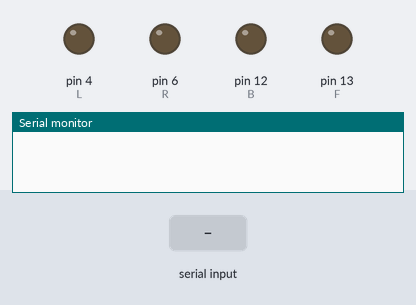
This sketch was run on a simulated Arduino Uno, built with avr-gcc and run on an emulated ATmega328P. Parts: output pins drawn as LEDs (lit = HIGH), the last lines printed to the serial monitor. The test bench sets the inputs (shaded band).

Above: at 1.2 s.
1.3 s: byte 1 (1) received over Serial
At 2.2 s:
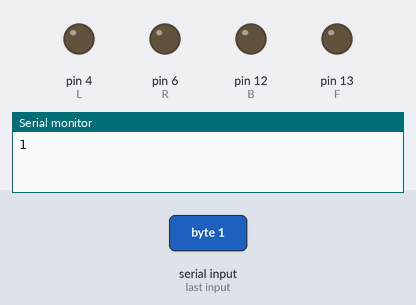
2.8 s: byte 2 (2) received over Serial
At 3.3 s:
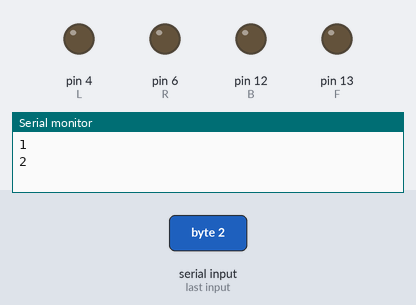
4.3 s: byte 3 (3) received over Serial
At 5.5 s:
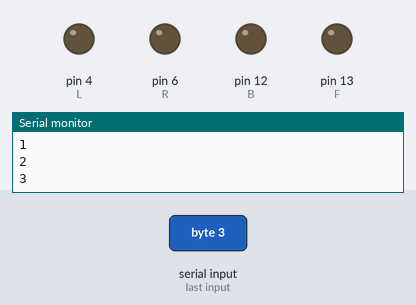
5.8 s: byte 4 (4) received over Serial
At 6.8 s:
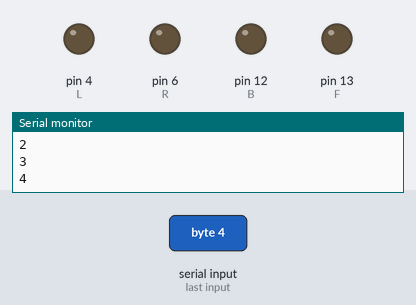
7.3 s: byte 6 (6) received over Serial
At 7.9 s:
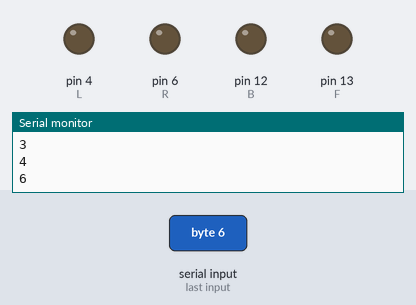
8.8 s: byte 7 (7) received over Serial
At 10.3 s:
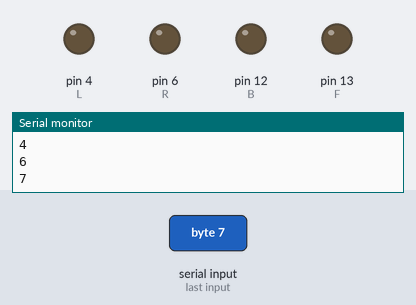
Timing chart, 0 to 11.3 s (numbered marks = the images above; inputs shaded):
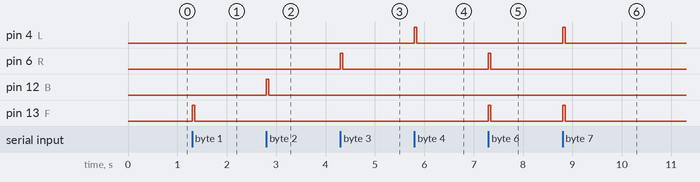

Measured:
- after the input at 1.3 s, pin 13 (F): LOW → HIGH at once, → LOW 0.05 s later
- after the input at 2.8 s, pin 12 (B): LOW → HIGH at once, → LOW 0.05 s later
- after the input at 4.3 s, pin 6 (R): LOW → HIGH at once, → LOW 0.05 s later
- after the input at 5.8 s, pin 4 (L): LOW → HIGH at once, → LOW 0.05 s later
- after the input at 7.3 s, pin 6 (R), pin 13 (F): LOW → HIGH at once, → LOW 0.05 s later
- after the input at 8.8 s, pin 4 (L), pin 13 (F): LOW → HIGH at once, → LOW 0.05 s later

The sketch:

arduino.ino
```cpp
#include "rc.h"

#define TIME 50

void setup()
{
  init_rc();
  Serial.begin(115200);
}

void loop()
{
  if(Serial.available() > 0)
  {
    int cmd = Serial.read();
    Serial.println(cmd);
    switch(cmd)
    {
      case 0: straight(); rest(); delay(TIME); break;

     // single command
      case 1: forward(); delay(TIME); break;
      case 2: reverse(); delay(TIME); break;
      case 3: right(); delay(TIME); break;
      case 4: left(); delay(TIME); break;

     //combination command
      case 6: right(); forward(); delay(TIME); break;
      case 7: left(); forward(); delay(TIME); break;
      case 8: right(); reverse();  delay(TIME); break;
      case 9: left(); reverse(); delay(TIME); break;

      default: Serial.print("Invalid Command\n"); break;
    }
  }
  else
  {
    straight();
    rest();
  }
}
```

rc.c
```cpp
#include "rc.h"

void init_rc()
{
  pinMode(F, OUTPUT);
  pinMode(B, OUTPUT);
  pinMode(R, OUTPUT);
  pinMode(L, OUTPUT);
}

void forward()
{
  digitalWrite(F, HIGH);
  digitalWrite(B, LOW);
}

void reverse()
{
  digitalWrite(F, LOW);
  digitalWrite(B, HIGH);
}

void rest()
{
  digitalWrite(F, LOW);
  digitalWrite(B, LOW);
}

void right()
{
  digitalWrite(R, HIGH);
  digitalWrite(L, LOW);
}

void left()
{
  digitalWrite(R, LOW);
  digitalWrite(L, HIGH);
}

void straight()
{
 digitalWrite(R, LOW);
 digitalWrite(L, LOW);
}
```

rc.h
```cpp
#ifndef RC_H
#define RC_H

#ifdef __cplusplus
extern "C" {
#endif

#include <Arduino.h>

#define F 13
#define B 12
#define R 6
#define L 4

/* Sets pinmodes of constants */
void init_rc();

/* Motion */
void forward();
void reverse();
void rest();

/* Turning */
void left();
void right();
void straight();

#ifdef __cplusplus
}
#endif

#endif
```
